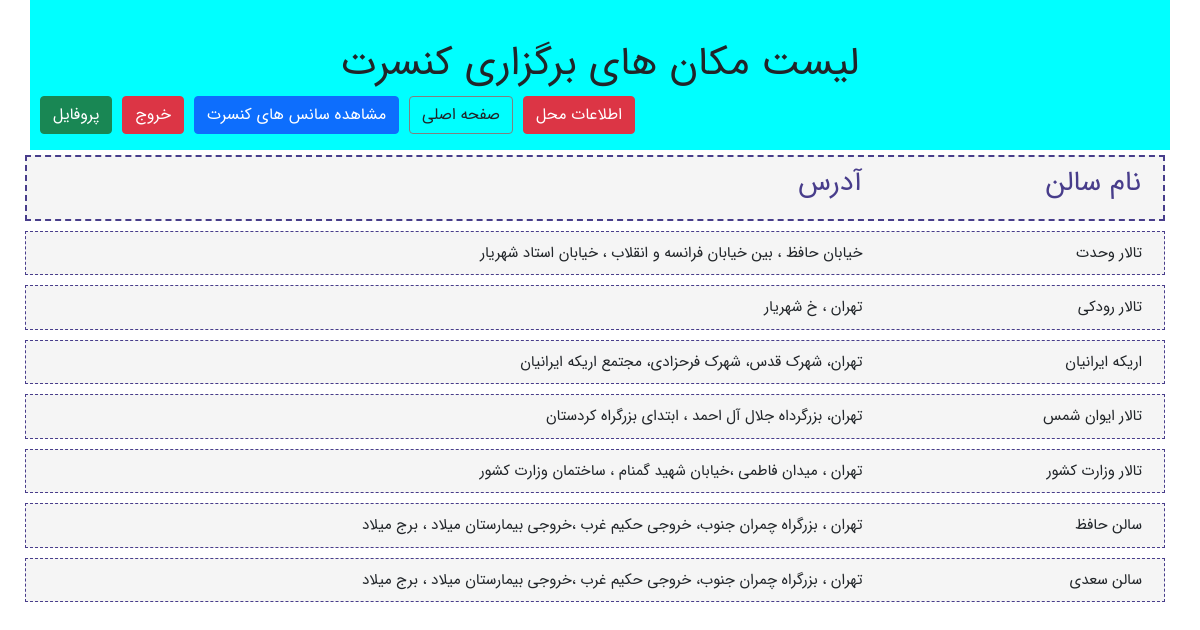
Page /ticketSales/location/list (signed in) on the committed database.
### ticketSales/models.py (models this page shows, shortened)
class locationModel(models.Model):
    class Meta:
        verbose_name="محل برگزاری"
        verbose_name_plural="محل برگزاری"
    IdNumber=models.IntegerField(primary_key=True,verbose_name="کد محل")
    Name=models.CharField(max_length=100,verbose_name="نام محل")
    Address=models.CharField(max_length=500,default="تهران-برج میلاد",verbose_name="آدرس")
    Phone=models.CharField(max_length=11,null=True,verbose_name="تلفن")
    Capacity=models.IntegerField(verbose_name="ظرفیت")

### ticketSales/views.py (the view)
# urls.py: path('location/list', views.locationListView),
@login_required
def locationListView(request):
    locations=locationModel.objects.all()
    context={
        "locationlist":locations,
    }
    return render(request,"ticketSales/locationlist.html",context)

### ticketSales/templates/ticketSales/locationlist.html
{% extends "ticketSales/layout.html" %}
{% block titlepage %}
    لیست مکان های برگزاری کنسرت
{% endblock%}
{% block mainContent %}
    <div class="row locationHeader">
        <div class="col-md-3">
            <h3>نام سالن</h3>
        </div>
        <div class="col-md-9">
        <h3>آدرس</h3>
        </div>
    </div>
    {% if locationlist %}
        {% for location in locationlist %}
            <div class="row location">
                <div class="col-md-3">
                    {{ location.Name }}
                </div>
                <div class="col-md-9">
                    {{ location.Address }}
                </div>
            </div>
        {% endfor %}
    {% endif %}
{% endblock%}

### ticketSales/static/ticketSales/css/style.css (style rules this page uses)
body { font-family: 'IranSanse'; }
.location { margin: 5px; background-color: whitesmoke; font-size: 15px; border:1px dashed darkslateblue; padding:10px; text-align: right; }
.locationHeader { background-color: whitesmoke; margin: 5px; text-align: right; font-size: 15px; border:2px dashed darkslateblue; padding:10px; color:darkslateblue }

### rows in the picture
locationModel: Name "تالار وحدت", Address "خیابان حافظ ، بین خیابان فرانسه و انقلاب ، خیابان استاد شهریار"
locationModel: Name "تالار رودکی", Address "تهران ، خ شهریار"
locationModel: Name "اریکه ایرانیان", Address "تهران، شهرک قدس، شهرک فرحزادی، مجتمع اریکه ایرانیان"
locationModel: Name "تالار ایوان شمس", Address "تهران، بزرگرداه جلال آل احمد ، ابتدای بزرگراه کردستان"
locationModel: Name "تالار وزارت کشور", Address "تهران ، میدان فاطمی ،خیابان شهید گمنام ، ساختمان وزارت کشور"
locationModel: Name "سالن حافظ", Address "تهران ، بزرگراه چمران جنوب، خروجی حکیم غرب ،خروجی بیمارستان میلاد ، برج میلاد"
locationModel: Name "سالن سعدی", Address "تهران ، بزرگراه چمران جنوب، خروجی حکیم غرب ،خروجی بیمارستان میلاد ، برج میلاد"
